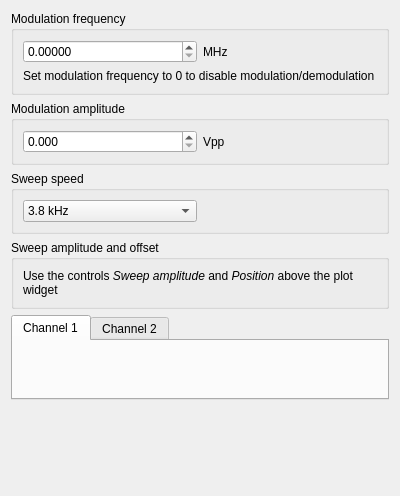
<?xml version="1.0" encoding="UTF-8"?>
<ui version="4.0">
 <class>Form</class>
 <widget class="QWidget" name="Form">
  <property name="enabled">
   <bool>true</bool>
  </property>
  <property name="geometry">
   <rect>
    <x>0</x>
    <y>0</y>
    <width>400</width>
    <height>496</height>
   </rect>
  </property>
  <property name="sizePolicy">
   <sizepolicy hsizetype="Preferred" vsizetype="Preferred">
    <horstretch>0</horstretch>
    <verstretch>0</verstretch>
   </sizepolicy>
  </property>
  <property name="minimumSize">
   <size>
    <width>350</width>
    <height>0</height>
   </size>
  </property>
  <property name="windowTitle">
   <string>Form</string>
  </property>
  <layout class="QVBoxLayout" name="verticalLayout">
   <item>
    <widget class="QGroupBox" name="modulation_frequency_group">
     <property name="title">
      <string>Modulation frequency</string>
     </property>
     <layout class="QVBoxLayout" name="verticalLayout_5">
      <item>
       <layout class="QHBoxLayout" name="horizontalLayout_6">
        <item>
         <widget class="CustomDoubleSpinBoxNoSign" name="modulationFrequencySpinBox">
          <property name="decimals">
           <number>5</number>
          </property>
         </widget>
        </item>
        <item>
         <widget class="QLabel" name="label_5">
          <property name="text">
           <string>MHz</string>
          </property>
         </widget>
        </item>
       </layout>
      </item>
      <item>
       <widget class="QLabel" name="label_3">
        <property name="text">
         <string>Set modulation frequency to 0 to disable modulation/demodulation</string>
        </property>
        <property name="wordWrap">
         <bool>true</bool>
        </property>
       </widget>
      </item>
     </layout>
    </widget>
   </item>
   <item>
    <widget class="QGroupBox" name="modulation_amplitude_group">
     <property name="title">
      <string>Modulation amplitude</string>
     </property>
     <layout class="QVBoxLayout" name="verticalLayout_2">
      <item>
       <layout class="QHBoxLayout" name="horizontalLayout_2">
        <item>
         <widget class="CustomDoubleSpinBoxNoSign" name="modulationAmplitudeSpinBox">
          <property name="decimals">
           <number>3</number>
          </property>
          <property name="maximum">
           <double>2.000000000000000</double>
          </property>
          <property name="singleStep">
           <double>0.100000000000000</double>
          </property>
         </widget>
        </item>
        <item>
         <widget class="QLabel" name="label">
          <property name="text">
           <string>Vpp</string>
          </property>
         </widget>
        </item>
       </layout>
      </item>
     </layout>
    </widget>
   </item>
   <item>
    <widget class="QGroupBox" name="groupBox_3">
     <property name="title">
      <string>Sweep speed</string>
     </property>
     <layout class="QVBoxLayout" name="verticalLayout_4">
      <item>
       <layout class="QHBoxLayout" name="horizontalLayout_5">
        <item>
         <widget class="QComboBox" name="sweepSpeedComboBox">
          <property name="sizePolicy">
           <sizepolicy hsizetype="Minimum" vsizetype="Fixed">
            <horstretch>0</horstretch>
            <verstretch>0</verstretch>
           </sizepolicy>
          </property>
          <item>
           <property name="text">
            <string>3.8 kHz</string>
           </property>
          </item>
          <item>
           <property name="text">
            <string>1.9 kHz</string>
           </property>
          </item>
          <item>
           <property name="text">
            <string>954 Hz</string>
           </property>
          </item>
          <item>
           <property name="text">
            <string>477 Hz</string>
           </property>
          </item>
          <item>
           <property name="text">
            <string>238 Hz</string>
           </property>
          </item>
          <item>
           <property name="text">
            <string>119 Hz</string>
           </property>
          </item>
          <item>
           <property name="text">
            <string>59 Hz</string>
           </property>
          </item>
          <item>
           <property name="text">
            <string>30 Hz</string>
           </property>
          </item>
          <item>
           <property name="text">
            <string>15 Hz</string>
           </property>
          </item>
          <item>
           <property name="text">
            <string>7.5 Hz</string>
           </property>
          </item>
          <item>
           <property name="text">
            <string>3.7 Hz</string>
           </property>
          </item>
          <item>
           <property name="text">
            <string>1.9 Hz</string>
           </property>
          </item>
          <item>
           <property name="text">
            <string>0.93 Hz</string>
           </property>
          </item>
          <item>
           <property name="text">
            <string>0.47 Hz</string>
           </property>
          </item>
          <item>
           <property name="text">
            <string>0.23 Hz</string>
           </property>
          </item>
          <item>
           <property name="text">
            <string>0.12 Hz</string>
           </property>
          </item>
         </widget>
        </item>
        <item>
         <widget class="QLabel" name="label_2">
          <property name="text">
           <string/>
          </property>
         </widget>
        </item>
       </layout>
      </item>
     </layout>
    </widget>
   </item>
   <item>
    <widget class="QGroupBox" name="groupBox_2">
     <property name="title">
      <string>Sweep amplitude and offset</string>
     </property>
     <layout class="QVBoxLayout" name="verticalLayout_3">
      <item>
       <widget class="QLabel" name="label_4">
        <property name="text">
         <string>&lt;html&gt;&lt;head/&gt;&lt;body&gt;&lt;p&gt;Use the controls &lt;span style=&quot; font-style:italic;&quot;&gt;Sweep amplitude&lt;/span&gt; and &lt;span style=&quot; font-style:italic;&quot;&gt;Position &lt;/span&gt;above the plot widget&lt;/p&gt;&lt;/body&gt;&lt;/html&gt;</string>
        </property>
        <property name="textFormat">
         <enum>Qt::RichText</enum>
        </property>
        <property name="wordWrap">
         <bool>true</bool>
        </property>
       </widget>
      </item>
     </layout>
    </widget>
   </item>
   <item>
    <widget class="QTabWidget" name="spectroscopyTabs">
     <property name="minimumSize">
      <size>
       <width>0</width>
       <height>0</height>
      </size>
     </property>
     <property name="currentIndex">
      <number>0</number>
     </property>
     <widget class="QWidget" name="spectroscopy_channel_1_page">
      <attribute name="title">
       <string>Channel 1</string>
      </attribute>
      <layout class="QVBoxLayout" name="verticalLayout_20">
       <item>
        <widget class="SpectroscopyChannelAPanel" name="widget_4" native="true">
         <property name="minimumSize">
          <size>
           <width>0</width>
           <height>0</height>
          </size>
         </property>
        </widget>
       </item>
      </layout>
     </widget>
     <widget class="QWidget" name="spectroscopy_channel_2_page">
      <attribute name="title">
       <string>Channel 2</string>
      </attribute>
      <layout class="QVBoxLayout" name="verticalLayout_19">
       <item>
        <widget class="QLabel" name="spectroscopyBPanelDisabled">
         <property name="text">
          <string>Enable dual channel spectroscopy in &quot;General&quot; tab in order to use the second channel.</string>
         </property>
         <property name="alignment">
          <set>Qt::AlignJustify|Qt::AlignTop</set>
         </property>
         <property name="wordWrap">
          <bool>true</bool>
         </property>
        </widget>
       </item>
       <item>
        <widget class="SpectroscopyChannelBPanel" name="spectroscopyBPanel" native="true"/>
       </item>
      </layout>
     </widget>
    </widget>
   </item>
   <item>
    <spacer name="verticalSpacer">
     <property name="orientation">
      <enum>Qt::Vertical</enum>
     </property>
     <property name="sizeHint" stdset="0">
      <size>
       <width>20</width>
       <height>0</height>
      </size>
     </property>
    </spacer>
   </item>
  </layout>
 </widget>
 <customwidgets>
  <customwidget>
   <class>CustomDoubleSpinBoxNoSign</class>
   <extends>QDoubleSpinBox</extends>
   <header location="global">spin_box.h</header>
  </customwidget>
  <customwidget>
   <class>SpectroscopyChannelBPanel</class>
   <extends>QWidget</extends>
   <header location="global">spectroscopy_panel.h</header>
   <container>1</container>
  </customwidget>
  <customwidget>
   <class>SpectroscopyChannelAPanel</class>
   <extends>QWidget</extends>
   <header location="global">spectroscopy_panel.h</header>
   <container>1</container>
  </customwidget>
 </customwidgets>
 <resources/>
 <connections/>
</ui>
